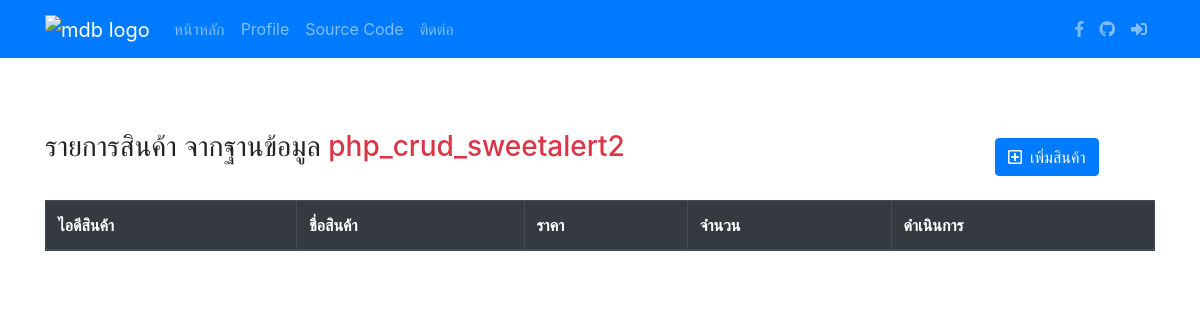
The app's page /index.php (signed in), older data.
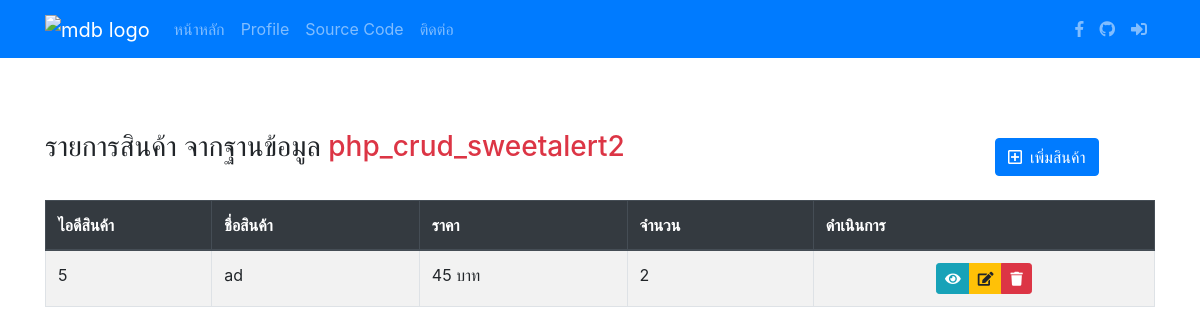
The same page, newer data.
### tables this page shows
CREATE TABLE `tbl_products`
(
  `p_id` int
(11) NOT NULL AUTO_INCREMENT COMMENT 'ไอดีสินค้า',
  `p_name` varchar
(100) NOT NULL COMMENT 'ชื่อสินค้า',
  `p_price` float NOT NULL COMMENT 'ราคาสินค้า',
  `p_count` int
(11) NOT NULL COMMENT 'จำนวนสินค้า',
  PRIMARY KEY
(`p_id`)
);

### index.php (the view, shortened to what this page needs)
<?php
if (isset($_SESSION['a_username'])) { ?>
<!DOCTYPE html>
<html lang="en">
<head>
    <link rel="stylesheet" href="https://maxcdn.bootstrapcdn.com/bootstrap/4.5.2/css/bootstrap.min.css">
    <link rel="stylesheet" href="https://cdn.datatables.net/1.10.22/css/dataTables.bootstrap4.min.css">
    <link rel="stylesheet" href="https://use.fontawesome.com/releases/v5.7.0/css/all.css"
>
</head>
<body>
    <?php include_once("navBar.php"); ?>
    <br>
    <div class="container my-5" >
        <div class=" row">
        <div class="col-md-10">
            <h3>
                รายการสินค้า จากฐานข้อมูล
                <span class="text-danger">php_crud_sweetalert2</span>
            </h3>
        </div>
        <div class="col-md-2 mt-2">
            <a href="formInsert.php" class="btn btn-primary">
                <i class="far fa-plus-square"></i><span class=" ml-2">เพิ่มสินค้า</span>
            </a>
        </div>
    </div>
    <br>
    <table id="example" class="table table-striped table-bordered table-hover table-responsive-sm" style="width:100%">
        <thead class="thead-dark">
            <tr>
                <th>ไอดีสินค้า</th>
                <th>ชื่อสินค้า</th>
                <th>ราคา</th>
                <th>จำนวน</th>
                <th>ดำเนินการ</th>
            </tr>
        </thead>
        <tbody>
            <?php
                include_once("config/connectDB.php");
                $sql = "SELECT * FROM tbl_products";
                $result = mysqli_query($conn, $sql);
                while ($item = mysqli_fetch_assoc($result)) { ?>
            <tr>
                <td class="" width="15%"><?php echo $item["p_id"]; ?></td>
                <td><?php echo $item["p_name"]; ?></td>
                <td><?php echo $item["p_price"]; ?> บาท</td>
                <td><?php echo $item["p_count"]; ?></td>
                <td class="text-center">
                    <div class="btn-group btn-group-sm">
                        <a class="btn btn-info" href="productDetail.php?p_id=<?php echo $item["p_id"]; ?>">
                            <i class="fa fa-eye"></i>
                        </a>
                        <a class="btn btn-warning" href="formEdit.php?p_id=<?php echo $item["p_id"]; ?>">
                            <i class="fas fa-edit"> </i>
                        </a>
                        <a class="btn btn-danger" href="index.php?deleteR=req&p_id=<?php echo $item["p_id"]; ?>">
                            <i class="fas fa-trash"> </i>
                        </a>
                    </div>
                </td>
            </tr>
            <?php
                }
                ?>
        </tbody>
    </table>
    </div>
</body>
</html>
<?php
} else {
    header('Location: login.php');
    exit;
}
?>

Row changes from the older to the newer data that the page shows:
added tbl_products: p_id "5", p_name "ad", p_price "45", p_count "2"
